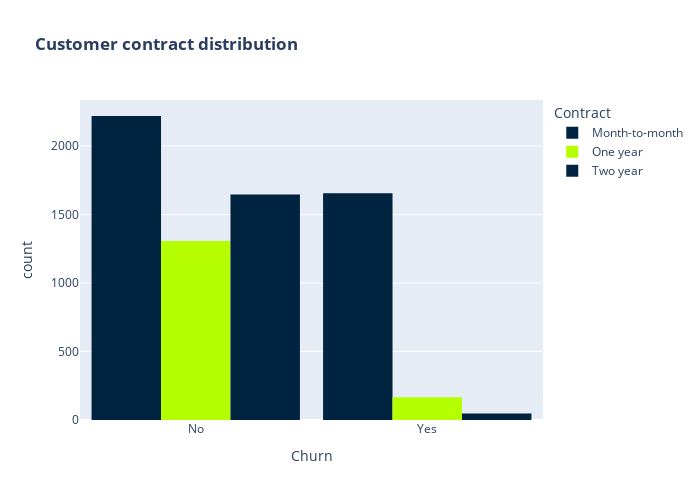

Here is the notebook cell this chart was saved with:
### Code cell
color_discrete_map = {
    "Month-to-month": "#00233f",
    "One year": "#b5ff00",
    "Two year": "#e63946"
}

fig = px.histogram(df, x="Churn", color="Contract", barmode="group", title="<b>Customer contract distribution<b>", color_discrete_map=color_discrete_map)
fig.update_layout(width=700, height=500, bargap=0.1)
fig.show()

### Figure 1 — Plotly figure (JSON) as saved in the notebook; plotly's stock layout.template omitted (floating-point values rounded to 4 significant figures; data arrays with more than 128 entries replaced by an {"elided": "..."} marker saying what was removed)
{"data": [{"alignmentgroup": "True", "bingroup": "x", "hovertemplate": "Contract=Month-to-month<br>Churn=%{x}<br>count=%{y}<extra></extra>", "legendgroup": "Month-to-month", "marker": {"color": "#00233f", "pattern": {"shape": ""}}, "name": "Month-to-month", "offsetgroup": "Month-to-month", "orientation": "v", "showlegend": true, "type": "histogram", "x": {"elided": "3875 str values"}, "xaxis": "x", "yaxis": "y"}, {"alignmentgroup": "True", "bingroup": "x", "hovertemplate": "Contract=One year<br>Churn=%{x}<br>count=%{y}<extra></extra>", "legendgroup": "One year", "marker": {"color": "#b5ff00", "pattern": {"shape": ""}}, "name": "One year", "offsetgroup": "One year", "orientation": "v", "showlegend": true, "type": "histogram", "x": {"elided": "1473 str values"}, "xaxis": "x", "yaxis": "y"}, {"alignmentgroup": "True", "bingroup": "x", "hovertemplate": "Contract=Two year<br>Churn=%{x}<br>count=%{y}<extra></extra>", "legendgroup": "Two year", "marker": {"color": "#00233f", "pattern": {"shape": ""}}, "name": "Two year", "offsetgroup": "Two year", "orientation": "v", "showlegend": true, "type": "histogram", "x": {"elided": "1695 str values"}, "xaxis": "x", "yaxis": "y"}], "layout": {"bargap": 0.1, "barmode": "group", "height": 500, "legend": {"title": {"text": "Contract"}, "tracegroupgap": 0}, "title": {"text": "<b>Customer contract distribution<b>"}, "width": 700, "xaxis": {"anchor": "y", "autorange": true, "domain": [0, 1], "range": [-0.5, 1.5], "title": {"text": "Churn"}, "type": "category"}, "yaxis": {"anchor": "x", "autorange": true, "domain": [0, 1], "range": [0, 2337.0], "title": {"text": "count"}}}}
